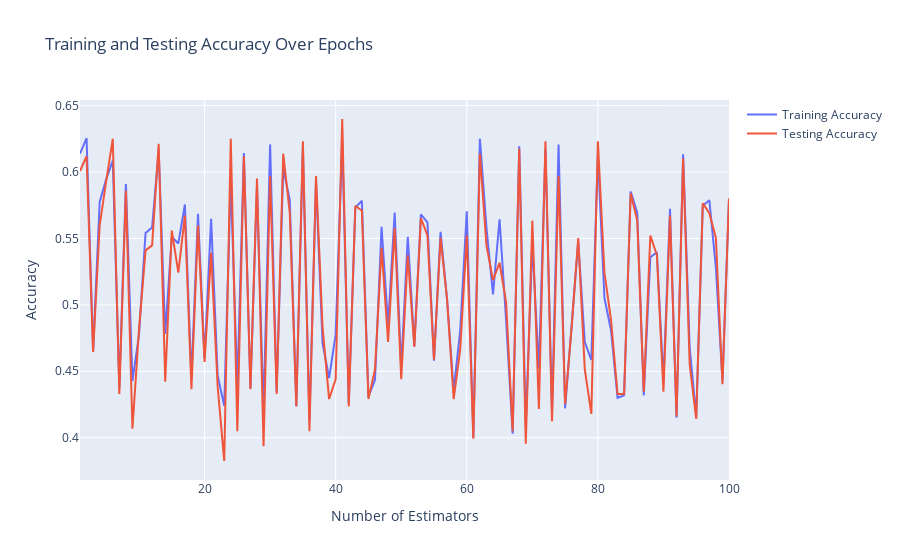
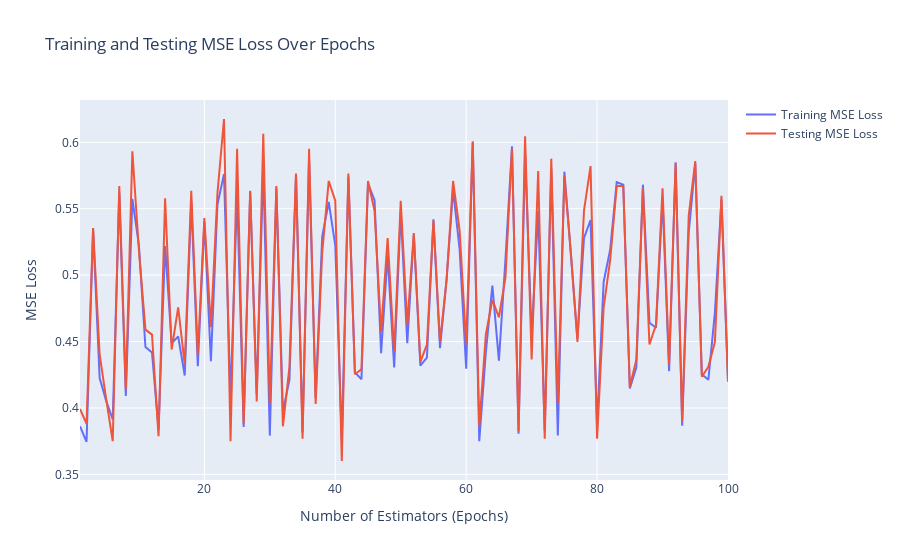

Notebook code for these charts, in order:
### Markdown cell above
### 25 features

### Code cell
ada_boost_func(X_train_most,y_train_most,X_test_most,y_test_most)
